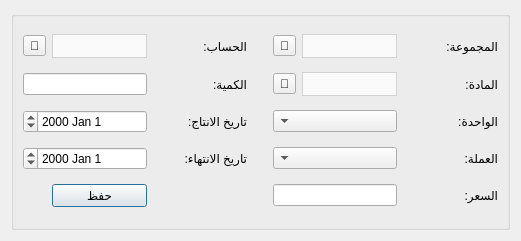
<?xml version="1.0" encoding="UTF-8"?>
<ui version="4.0">
 <class>AddMaterialToWarehouse</class>
 <widget class="QDialog" name="AddMaterialToWarehouse">
  <property name="geometry">
   <rect>
    <x>0</x>
    <y>0</y>
    <width>521</width>
    <height>241</height>
   </rect>
  </property>
  <property name="minimumSize">
   <size>
    <width>500</width>
    <height>0</height>
   </size>
  </property>
  <property name="maximumSize">
   <size>
    <width>16777215</width>
    <height>16777215</height>
   </size>
  </property>
  <property name="windowTitle">
   <string>إضافة مادة إلى المستودع</string>
  </property>
  <property name="layoutDirection">
   <enum>Qt::RightToLeft</enum>
  </property>
  <layout class="QGridLayout" name="gridLayout">
   <item row="0" column="0">
    <widget class="QGroupBox" name="groupBox">
     <property name="layoutDirection">
      <enum>Qt::RightToLeft</enum>
     </property>
     <property name="title">
      <string/>
     </property>
     <layout class="QGridLayout" name="gridLayout_2">
      <item row="0" column="0">
       <widget class="QLabel" name="label">
        <property name="text">
         <string>المجموعة:</string>
        </property>
       </widget>
      </item>
      <item row="0" column="1">
       <widget class="QComboBox" name="groups_combobox">
        <property name="minimumSize">
         <size>
          <width>0</width>
          <height>0</height>
         </size>
        </property>
        <property name="maximumSize">
         <size>
          <width>16777215</width>
          <height>16777215</height>
         </size>
        </property>
        <property name="styleSheet">
         <string notr="true">QComboBox {
        background-color: #fafafa;
        border: 1px solid lightgrey;		
		height: 22px;
		color: black;
    }
    QComboBox::drop-down {
        border: none;
    }</string>
        </property>
       </widget>
      </item>
      <item row="0" column="2">
       <widget class="QToolButton" name="select_group_btn">
        <property name="text">
         <string>🔎</string>
        </property>
       </widget>
      </item>
      <item row="0" column="4">
       <widget class="QLabel" name="label_9">
        <property name="text">
         <string>الحساب:</string>
        </property>
       </widget>
      </item>
      <item row="0" column="5">
       <widget class="QComboBox" name="account_combobox">
        <property name="minimumSize">
         <size>
          <width>0</width>
          <height>0</height>
         </size>
        </property>
        <property name="maximumSize">
         <size>
          <width>16777215</width>
          <height>16777215</height>
         </size>
        </property>
        <property name="styleSheet">
         <string notr="true">QComboBox {
        background-color: #fafafa;
        border: 1px solid lightgrey;		
		height: 22px;
		color: black;
    }
    QComboBox::drop-down {
        border: none;
    }</string>
        </property>
       </widget>
      </item>
      <item row="0" column="6">
       <widget class="QToolButton" name="select_account_btn">
        <property name="text">
         <string>🔎</string>
        </property>
       </widget>
      </item>
      <item row="1" column="0">
       <widget class="QLabel" name="label_3">
        <property name="text">
         <string>المادة:</string>
        </property>
       </widget>
      </item>
      <item row="1" column="1">
       <widget class="QComboBox" name="materials_combobox">
        <property name="minimumSize">
         <size>
          <width>0</width>
          <height>0</height>
         </size>
        </property>
        <property name="maximumSize">
         <size>
          <width>16777215</width>
          <height>16777215</height>
         </size>
        </property>
        <property name="styleSheet">
         <string notr="true">QComboBox {
        background-color: #fafafa;
        border: 1px solid lightgrey;		
		height: 22px;
		color: black;
    }
    QComboBox::drop-down {
        border: none;
    }</string>
        </property>
       </widget>
      </item>
      <item row="1" column="2">
       <widget class="QToolButton" name="select_material_btn">
        <property name="text">
         <string>🔎</string>
        </property>
       </widget>
      </item>
      <item row="1" column="3" rowspan="2">
       <spacer name="verticalSpacer">
        <property name="orientation">
         <enum>Qt::Vertical</enum>
        </property>
        <property name="sizeHint" stdset="0">
         <size>
          <width>20</width>
          <height>40</height>
         </size>
        </property>
       </spacer>
      </item>
      <item row="1" column="4">
       <widget class="QLabel" name="label_2">
        <property name="text">
         <string>الكمية:</string>
        </property>
       </widget>
      </item>
      <item row="1" column="5" colspan="2">
       <widget class="QLineEdit" name="quantity_input">
        <property name="minimumSize">
         <size>
          <width>0</width>
          <height>0</height>
         </size>
        </property>
        <property name="maximumSize">
         <size>
          <width>16777215</width>
          <height>16777215</height>
         </size>
        </property>
       </widget>
      </item>
      <item row="5" column="0">
       <widget class="QLabel" name="label_8">
        <property name="text">
         <string>السعر:</string>
        </property>
       </widget>
      </item>
      <item row="5" column="1" colspan="2">
       <widget class="QLineEdit" name="price_input"/>
      </item>
      <item row="5" column="5">
       <widget class="QPushButton" name="save_btn">
        <property name="text">
         <string>حفظ</string>
        </property>
       </widget>
      </item>
      <item row="2" column="4">
       <widget class="QLabel" name="label_5">
        <property name="text">
         <string>تاريخ الانتاج:</string>
        </property>
       </widget>
      </item>
      <item row="2" column="5" colspan="2">
       <widget class="QDateEdit" name="production_date_input"/>
      </item>
      <item row="3" column="4">
       <widget class="QLabel" name="label_6">
        <property name="text">
         <string>تاريخ الانتهاء:</string>
        </property>
       </widget>
      </item>
      <item row="3" column="5" colspan="2">
       <widget class="QDateEdit" name="expire_date_input"/>
      </item>
      <item row="2" column="1" colspan="2">
       <widget class="QComboBox" name="unit_combobox">
        <property name="minimumSize">
         <size>
          <width>0</width>
          <height>0</height>
         </size>
        </property>
        <property name="maximumSize">
         <size>
          <width>16777215</width>
          <height>16777215</height>
         </size>
        </property>
       </widget>
      </item>
      <item row="2" column="0">
       <widget class="QLabel" name="label_4">
        <property name="text">
         <string>الواحدة:</string>
        </property>
       </widget>
      </item>
      <item row="3" column="1" colspan="2">
       <widget class="QComboBox" name="currency_combobox">
        <property name="minimumSize">
         <size>
          <width>0</width>
          <height>0</height>
         </size>
        </property>
        <property name="maximumSize">
         <size>
          <width>16777215</width>
          <height>16777215</height>
         </size>
        </property>
       </widget>
      </item>
      <item row="3" column="0">
       <widget class="QLabel" name="label_7">
        <property name="text">
         <string>العملة:</string>
        </property>
       </widget>
      </item>
     </layout>
    </widget>
   </item>
  </layout>
 </widget>
 <resources/>
 <connections/>
</ui>
